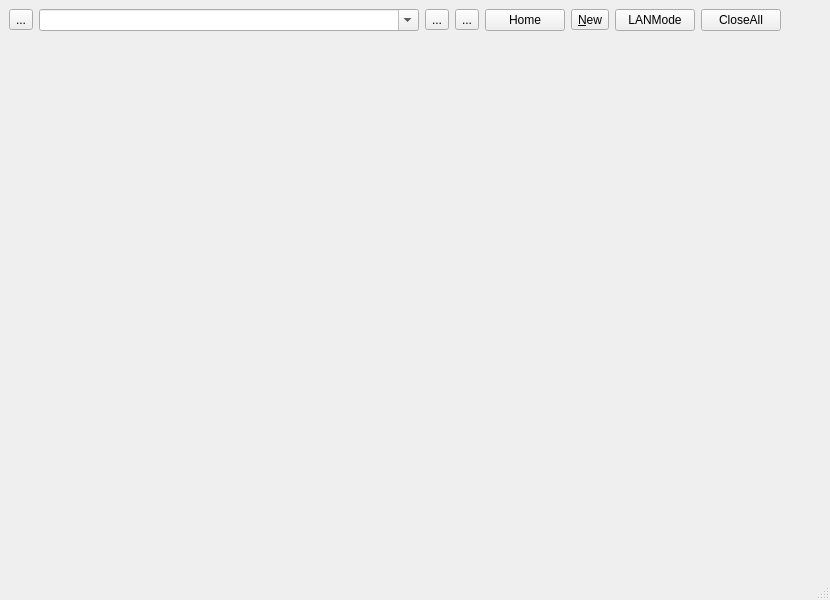
<?xml version="1.0" encoding="UTF-8"?>
<ui version="4.0">
 <class>MainWindow</class>
 <widget class="QMainWindow" name="MainWindow">
  <property name="geometry">
   <rect>
    <x>0</x>
    <y>0</y>
    <width>830</width>
    <height>600</height>
   </rect>
  </property>
  <property name="windowTitle">
   <string>MainWindow</string>
  </property>
  <widget class="QWidget" name="centralwidget">
   <layout class="QVBoxLayout" name="verticalLayout">
    <item>
     <layout class="QHBoxLayout" name="horizontalLayout">
      <item>
       <widget class="QToolButton" name="toolButton_3">
        <property name="text">
         <string>...</string>
        </property>
       </widget>
      </item>
      <item>
       <widget class="QComboBox" name="comboBox">
        <property name="sizePolicy">
         <sizepolicy hsizetype="Expanding" vsizetype="Fixed">
          <horstretch>0</horstretch>
          <verstretch>0</verstretch>
         </sizepolicy>
        </property>
        <property name="editable">
         <bool>true</bool>
        </property>
        <property name="frame">
         <bool>true</bool>
        </property>
       </widget>
      </item>
      <item>
       <widget class="QToolButton" name="toolButton">
        <property name="text">
         <string>...</string>
        </property>
       </widget>
      </item>
      <item>
       <widget class="QToolButton" name="toolButton_2">
        <property name="text">
         <string>...</string>
        </property>
       </widget>
      </item>
      <item>
       <widget class="QPushButton" name="pushButton">
        <property name="text">
         <string>Home</string>
        </property>
       </widget>
      </item>
      <item>
       <widget class="QToolButton" name="toolButton_4">
        <property name="text">
         <string>&amp;New</string>
        </property>
       </widget>
      </item>
      <item>
       <widget class="QPushButton" name="pushButton_2">
        <property name="text">
         <string>LANMode</string>
        </property>
        <property name="checkable">
         <bool>true</bool>
        </property>
        <property name="checked">
         <bool>false</bool>
        </property>
       </widget>
      </item>
      <item>
       <widget class="QPushButton" name="pushButton_3">
        <property name="text">
         <string>CloseAll</string>
        </property>
       </widget>
      </item>
      <item>
       <spacer name="horizontalSpacer">
        <property name="orientation">
         <enum>Qt::Horizontal</enum>
        </property>
        <property name="sizeType">
         <enum>QSizePolicy::Preferred</enum>
        </property>
        <property name="sizeHint" stdset="0">
         <size>
          <width>40</width>
          <height>20</height>
         </size>
        </property>
       </spacer>
      </item>
     </layout>
    </item>
    <item>
     <widget class="QWidget" name="widget" native="true">
      <property name="sizePolicy">
       <sizepolicy hsizetype="Preferred" vsizetype="Expanding">
        <horstretch>0</horstretch>
        <verstretch>0</verstretch>
       </sizepolicy>
      </property>
     </widget>
    </item>
   </layout>
  </widget>
  <widget class="QStatusBar" name="statusbar"/>
  <action name="actionExit">
   <property name="text">
    <string>&amp;Exit</string>
   </property>
  </action>
 </widget>
 <tabstops>
  <tabstop>comboBox</tabstop>
  <tabstop>toolButton_2</tabstop>
  <tabstop>pushButton</tabstop>
  <tabstop>pushButton_2</tabstop>
  <tabstop>pushButton_3</tabstop>
  <tabstop>toolButton_3</tabstop>
  <tabstop>toolButton</tabstop>
 </tabstops>
 <resources/>
 <connections/>
</ui>
